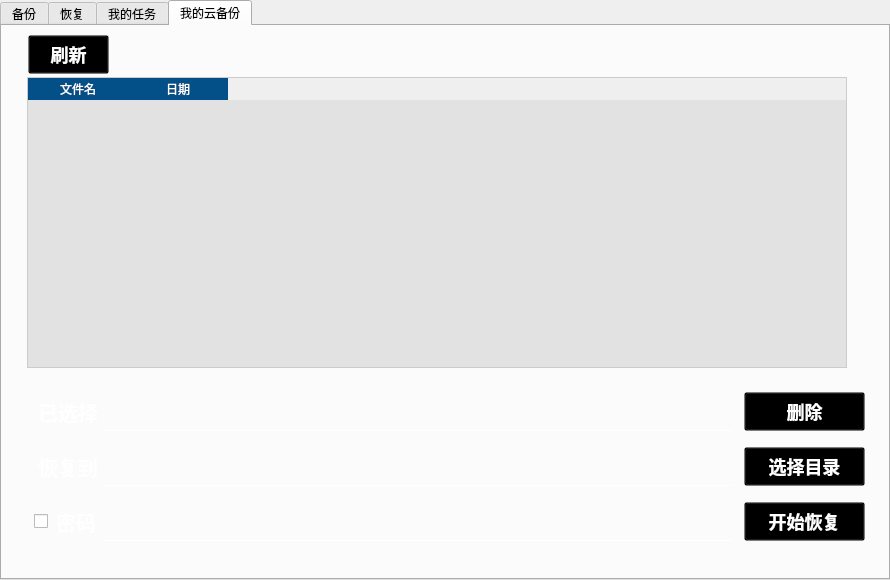
<?xml version="1.0" encoding="UTF-8"?>
<ui version="4.0">
 <class>Widget</class>
 <widget class="QWidget" name="Widget">
  <property name="geometry">
   <rect>
    <x>0</x>
    <y>0</y>
    <width>890</width>
    <height>580</height>
   </rect>
  </property>
  <property name="minimumSize">
   <size>
    <width>890</width>
    <height>580</height>
   </size>
  </property>
  <property name="maximumSize">
   <size>
    <width>890</width>
    <height>580</height>
   </size>
  </property>
  <property name="windowTitle">
   <string>X-backup</string>
  </property>
  <property name="windowIcon">
   <iconset resource="images.qrc">
    <normaloff>:/img/logo.png</normaloff>:/img/logo.png</iconset>
  </property>
  <property name="autoFillBackground">
   <bool>false</bool>
  </property>
  <property name="styleSheet">
   <string notr="true">#Widget
{
border-radius:15px;
}</string>
  </property>
  <widget class="QTabWidget" name="tabWidget">
   <property name="geometry">
    <rect>
     <x>0</x>
     <y>0</y>
     <width>890</width>
     <height>580</height>
    </rect>
   </property>
   <property name="minimumSize">
    <size>
     <width>890</width>
     <height>580</height>
    </size>
   </property>
   <property name="maximumSize">
    <size>
     <width>890</width>
     <height>580</height>
    </size>
   </property>
   <property name="cursor">
    <cursorShape>ArrowCursor</cursorShape>
   </property>
   <property name="styleSheet">
    <string notr="true">QHeaderView::section
{
selection-background:rgb(3, 80, 136);
background:rgb(3, 80, 136);
border:none;
color:white;
font-family:century gothic;
}

QTableWidget
{
gridline-color:white;
}
#tab,#tab_2,#tab_3,#tab_4
{
border-image:url(:/img/main_background.jpeg)
}

#taskTableWidget,#backupFileList,#cloudFileTableWidget
{
color:white;
background:rgba(0,0,0,0.1);
}

#loginPushButton
{
border-radius:18px;
background:transparent;
}

#loginPushButton:hover
{
border-radius:18px;
background:rgba(0,0,0,0.5);
}

#addFileButton,#addFoldButton,#deleteButton,#clearButton,#settingButton,#startButton,#addBackupFileButton,#chooseDirButton,
#startRecoverButton,#deleteTaskButton,#clearTaskButton,#deleteCloudPushButton,#cloudDirPushButton,#cloudRecoverPushButton,
#refreshPushButton
{
color:white;
font-size:18px;
font-weight:bold;
font-family:century gothic;
background:transparent;
}
#addFileButton:hover,#addFoldButton:hover,#deleteButton:hover,#clearButton:hover,#settingButton:hover,#startButton:hover,
#addBackupFileButton:hover,#chooseDirButton:hover,#startRecoverButton:hover,#deleteTaskButton:hover,#clearTaskButton:hover,
#deleteCloudPushButton:hover,#cloudDirPushButton:hover,#cloudRecoverPushButton:hover,#refreshPushButton:hover
{
	background:rgba(0,0,0,0.2);
}
#progressBar,#progressBar_2
{
background:rgba(0,0,0,0.1);
text-align: center;
border: 2px solid grey;
border-radius: 5px;
color:white;
}

QLineEdit#backupFileLineEdit,#desDirLineEdit,#pwdLineEdit,#chooseFileLineEdit,#dirLineEdit,#pwdLineEdit_2
{
	background:transparent;
	border:none;
	color:white;
	border-bottom:1px solid white;
	font-family:times new roman;
	font-size:20px;
	font-weight:bold;
}
QLabel#label,#label_2,#label_11,#label_4,#label_5,#label_6
{
	color:white;
	background:transparent;
	font-family:century gothic;
	font-size:20px;
	font-weight:bold;
}

</string>
   </property>
   <property name="currentIndex">
    <number>3</number>
   </property>
   <property name="iconSize">
    <size>
     <width>20</width>
     <height>20</height>
    </size>
   </property>
   <widget class="QWidget" name="tab">
    <attribute name="icon">
     <iconset resource="images.qrc">
      <normaloff>:/img/backup.png</normaloff>:/img/backup.png</iconset>
    </attribute>
    <attribute name="title">
     <string>备份</string>
    </attribute>
    <widget class="QTableWidget" name="backupFileList">
     <property name="geometry">
      <rect>
       <x>32</x>
       <y>22</y>
       <width>820</width>
       <height>340</height>
      </rect>
     </property>
     <property name="minimumSize">
      <size>
       <width>820</width>
       <height>340</height>
      </size>
     </property>
     <property name="maximumSize">
      <size>
       <width>820</width>
       <height>340</height>
      </size>
     </property>
     <property name="styleSheet">
      <string notr="true"/>
     </property>
     <property name="editTriggers">
      <set>QAbstractItemView::NoEditTriggers</set>
     </property>
     <column>
      <property name="text">
       <string>文件名</string>
      </property>
     </column>
     <column>
      <property name="text">
       <string>路径</string>
      </property>
     </column>
    </widget>
    <widget class="QPushButton" name="startButton">
     <property name="geometry">
      <rect>
       <x>730</x>
       <y>445</y>
       <width>121</width>
       <height>39</height>
      </rect>
     </property>
     <property name="text">
      <string>开始备份</string>
     </property>
     <property name="icon">
      <iconset resource="images.qrc">
       <normaloff>:/img/start.png</normaloff>:/img/start.png</iconset>
     </property>
     <property name="iconSize">
      <size>
       <width>30</width>
       <height>30</height>
      </size>
     </property>
    </widget>
    <widget class="QProgressBar" name="progressBar">
     <property name="geometry">
      <rect>
       <x>47</x>
       <y>448</y>
       <width>651</width>
       <height>35</height>
      </rect>
     </property>
     <property name="value">
      <number>24</number>
     </property>
    </widget>
    <widget class="QWidget" name="layoutWidget">
     <property name="geometry">
      <rect>
       <x>40</x>
       <y>380</y>
       <width>811</width>
       <height>43</height>
      </rect>
     </property>
     <layout class="QHBoxLayout" name="horizontalLayout_3">
      <item>
       <layout class="QHBoxLayout" name="horizontalLayout_2">
        <item>
         <widget class="QPushButton" name="addFileButton">
          <property name="text">
           <string>添加文件</string>
          </property>
          <property name="icon">
           <iconset resource="images.qrc">
            <normaloff>:/img/addFile.png</normaloff>:/img/addFile.png</iconset>
          </property>
          <property name="iconSize">
           <size>
            <width>30</width>
            <height>30</height>
           </size>
          </property>
         </widget>
        </item>
        <item>
         <widget class="QPushButton" name="addFoldButton">
          <property name="text">
           <string>添加文件夹</string>
          </property>
          <property name="icon">
           <iconset resource="images.qrc">
            <normaloff>:/img/addFold.png</normaloff>:/img/addFold.png</iconset>
          </property>
          <property name="iconSize">
           <size>
            <width>30</width>
            <height>30</height>
           </size>
          </property>
         </widget>
        </item>
       </layout>
      </item>
      <item>
       <spacer name="horizontalSpacer">
        <property name="orientation">
         <enum>Qt::Horizontal</enum>
        </property>
        <property name="sizeHint" stdset="0">
         <size>
          <width>40</width>
          <height>20</height>
         </size>
        </property>
       </spacer>
      </item>
      <item>
       <layout class="QHBoxLayout" name="horizontalLayout">
        <item>
         <widget class="QPushButton" name="deleteButton">
          <property name="text">
           <string>删除</string>
          </property>
          <property name="icon">
           <iconset resource="images.qrc">
            <normaloff>:/img/delete.png</normaloff>:/img/delete.png</iconset>
          </property>
          <property name="iconSize">
           <size>
            <width>30</width>
            <height>30</height>
           </size>
          </property>
         </widget>
        </item>
        <item>
         <widget class="QPushButton" name="clearButton">
          <property name="text">
           <string>清空</string>
          </property>
          <property name="icon">
           <iconset resource="images.qrc">
            <normaloff>:/img/clear.png</normaloff>:/img/clear.png</iconset>
          </property>
          <property name="iconSize">
           <size>
            <width>30</width>
            <height>30</height>
           </size>
          </property>
         </widget>
        </item>
        <item>
         <widget class="QPushButton" name="settingButton">
          <property name="text">
           <string>设置</string>
          </property>
          <property name="icon">
           <iconset resource="images.qrc">
            <normaloff>:/img/setting.png</normaloff>:/img/setting.png</iconset>
          </property>
          <property name="iconSize">
           <size>
            <width>30</width>
            <height>30</height>
           </size>
          </property>
         </widget>
        </item>
       </layout>
      </item>
     </layout>
    </widget>
   </widget>
   <widget class="QWidget" name="tab_2">
    <attribute name="icon">
     <iconset resource="images.qrc">
      <normaloff>:/img/recover.png</normaloff>:/img/recover.png</iconset>
    </attribute>
    <attribute name="title">
     <string>恢复</string>
    </attribute>
    <widget class="QLabel" name="label">
     <property name="geometry">
      <rect>
       <x>51</x>
       <y>121</y>
       <width>91</width>
       <height>21</height>
      </rect>
     </property>
     <property name="text">
      <string>备份名</string>
     </property>
     <property name="alignment">
      <set>Qt::AlignRight|Qt::AlignTrailing|Qt::AlignVCenter</set>
     </property>
    </widget>
    <widget class="QLineEdit" name="backupFileLineEdit">
     <property name="enabled">
      <bool>false</bool>
     </property>
     <property name="geometry">
      <rect>
       <x>160</x>
       <y>106</y>
       <width>500</width>
       <height>39</height>
      </rect>
     </property>
    </widget>
    <widget class="QPushButton" name="addBackupFileButton">
     <property name="geometry">
      <rect>
       <x>700</x>
       <y>109</y>
       <width>121</width>
       <height>39</height>
      </rect>
     </property>
     <property name="text">
      <string>浏览文件</string>
     </property>
     <property name="icon">
      <iconset resource="images.qrc">
       <normaloff>:/img/browser.png</normaloff>:/img/browser.png</iconset>
     </property>
     <property name="iconSize">
      <size>
       <width>30</width>
       <height>30</height>
      </size>
     </property>
    </widget>
    <widget class="QLabel" name="label_2">
     <property name="geometry">
      <rect>
       <x>69</x>
       <y>184</y>
       <width>71</width>
       <height>20</height>
      </rect>
     </property>
     <property name="text">
      <string>恢复到</string>
     </property>
     <property name="alignment">
      <set>Qt::AlignRight|Qt::AlignTrailing|Qt::AlignVCenter</set>
     </property>
    </widget>
    <widget class="QLineEdit" name="desDirLineEdit">
     <property name="enabled">
      <bool>false</bool>
     </property>
     <property name="geometry">
      <rect>
       <x>160</x>
       <y>169</y>
       <width>500</width>
       <height>39</height>
      </rect>
     </property>
    </widget>
    <widget class="QPushButton" name="chooseDirButton">
     <property name="geometry">
      <rect>
       <x>700</x>
       <y>172</y>
       <width>121</width>
       <height>39</height>
      </rect>
     </property>
     <property name="text">
      <string>选择目录</string>
     </property>
     <property name="icon">
      <iconset resource="images.qrc">
       <normaloff>:/img/dir.png</normaloff>:/img/dir.png</iconset>
     </property>
     <property name="iconSize">
      <size>
       <width>30</width>
       <height>30</height>
      </size>
     </property>
    </widget>
    <widget class="QLineEdit" name="pwdLineEdit">
     <property name="enabled">
      <bool>false</bool>
     </property>
     <property name="geometry">
      <rect>
       <x>160</x>
       <y>230</y>
       <width>500</width>
       <height>39</height>
      </rect>
     </property>
    </widget>
    <widget class="QPushButton" name="startRecoverButton">
     <property name="geometry">
      <rect>
       <x>700</x>
       <y>297</y>
       <width>121</width>
       <height>39</height>
      </rect>
     </property>
     <property name="text">
      <string>开始恢复</string>
     </property>
     <property name="icon">
      <iconset resource="images.qrc">
       <normaloff>:/img/start.png</normaloff>:/img/start.png</iconset>
     </property>
     <property name="iconSize">
      <size>
       <width>30</width>
       <height>30</height>
      </size>
     </property>
    </widget>
    <widget class="QCheckBox" name="pwdCheckBox">
     <property name="geometry">
      <rect>
       <x>76</x>
       <y>242</y>
       <width>21</width>
       <height>31</height>
      </rect>
     </property>
     <property name="layoutDirection">
      <enum>Qt::LeftToRight</enum>
     </property>
     <property name="text">
      <string/>
     </property>
    </widget>
    <widget class="QProgressBar" name="progressBar_2">
     <property name="geometry">
      <rect>
       <x>160</x>
       <y>300</y>
       <width>500</width>
       <height>35</height>
      </rect>
     </property>
     <property name="value">
      <number>24</number>
     </property>
     <property name="invertedAppearance">
      <bool>false</bool>
     </property>
     <property name="textDirection">
      <enum>QProgressBar::TopToBottom</enum>
     </property>
    </widget>
    <widget class="QLabel" name="label_11">
     <property name="geometry">
      <rect>
       <x>90</x>
       <y>241</y>
       <width>51</width>
       <height>31</height>
      </rect>
     </property>
     <property name="text">
      <string>密码</string>
     </property>
     <property name="alignment">
      <set>Qt::AlignRight|Qt::AlignTrailing|Qt::AlignVCenter</set>
     </property>
    </widget>
   </widget>
   <widget class="QWidget" name="tab_3">
    <attribute name="icon">
     <iconset resource="images.qrc">
      <normaloff>:/img/task.png</normaloff>:/img/task.png</iconset>
    </attribute>
    <attribute name="title">
     <string>我的任务</string>
    </attribute>
    <widget class="QTableWidget" name="taskTableWidget">
     <property name="geometry">
      <rect>
       <x>20</x>
       <y>20</y>
       <width>820</width>
       <height>430</height>
      </rect>
     </property>
     <property name="selectionMode">
      <enum>QAbstractItemView::SingleSelection</enum>
     </property>
     <column>
      <property name="text">
       <string>备份名</string>
      </property>
     </column>
     <column>
      <property name="text">
       <string>备份频率</string>
      </property>
     </column>
     <column>
      <property name="text">
       <string>加密</string>
      </property>
     </column>
     <column>
      <property name="text">
       <string>本地路径</string>
      </property>
     </column>
     <column>
      <property name="text">
       <string>云备份</string>
      </property>
     </column>
    </widget>
    <widget class="QWidget" name="layoutWidget">
     <property name="geometry">
      <rect>
       <x>640</x>
       <y>480</y>
       <width>202</width>
       <height>41</height>
      </rect>
     </property>
     <layout class="QHBoxLayout" name="horizontalLayout_4">
      <item>
       <widget class="QPushButton" name="deleteTaskButton">
        <property name="text">
         <string>删除</string>
        </property>
        <property name="icon">
         <iconset resource="images.qrc">
          <normaloff>:/img/delete.png</normaloff>:/img/delete.png</iconset>
        </property>
        <property name="iconSize">
         <size>
          <width>30</width>
          <height>30</height>
         </size>
        </property>
       </widget>
      </item>
      <item>
       <spacer name="horizontalSpacer_2">
        <property name="orientation">
         <enum>Qt::Horizontal</enum>
        </property>
        <property name="sizeHint" stdset="0">
         <size>
          <width>40</width>
          <height>20</height>
         </size>
        </property>
       </spacer>
      </item>
      <item>
       <widget class="QPushButton" name="clearTaskButton">
        <property name="text">
         <string>清空</string>
        </property>
        <property name="icon">
         <iconset resource="images.qrc">
          <normaloff>:/img/clear.png</normaloff>:/img/clear.png</iconset>
        </property>
        <property name="iconSize">
         <size>
          <width>30</width>
          <height>30</height>
         </size>
        </property>
       </widget>
      </item>
     </layout>
    </widget>
   </widget>
   <widget class="QWidget" name="tab_4">
    <attribute name="icon">
     <iconset resource="images.qrc">
      <normaloff>:/img/cloud.png</normaloff>:/img/cloud.png</iconset>
    </attribute>
    <attribute name="title">
     <string>我的云备份</string>
    </attribute>
    <widget class="QPushButton" name="refreshPushButton">
     <property name="geometry">
      <rect>
       <x>26</x>
       <y>9</y>
       <width>81</width>
       <height>39</height>
      </rect>
     </property>
     <property name="styleSheet">
      <string notr="true"/>
     </property>
     <property name="text">
      <string>刷新</string>
     </property>
     <property name="icon">
      <iconset resource="images.qrc">
       <normaloff>:/img/refresh.png</normaloff>:/img/refresh.png</iconset>
     </property>
     <property name="iconSize">
      <size>
       <width>30</width>
       <height>30</height>
      </size>
     </property>
    </widget>
    <widget class="QTableWidget" name="cloudFileTableWidget">
     <property name="geometry">
      <rect>
       <x>25</x>
       <y>51</y>
       <width>820</width>
       <height>291</height>
      </rect>
     </property>
     <column>
      <property name="text">
       <string>文件名</string>
      </property>
     </column>
     <column>
      <property name="text">
       <string>日期</string>
      </property>
     </column>
    </widget>
    <widget class="QLabel" name="label_4">
     <property name="geometry">
      <rect>
       <x>35</x>
       <y>366</y>
       <width>61</width>
       <height>39</height>
      </rect>
     </property>
     <property name="text">
      <string>已选择</string>
     </property>
     <property name="alignment">
      <set>Qt::AlignRight|Qt::AlignTrailing|Qt::AlignVCenter</set>
     </property>
    </widget>
    <widget class="QLabel" name="label_5">
     <property name="geometry">
      <rect>
       <x>35</x>
       <y>421</y>
       <width>61</width>
       <height>39</height>
      </rect>
     </property>
     <property name="text">
      <string>恢复到</string>
     </property>
     <property name="alignment">
      <set>Qt::AlignRight|Qt::AlignTrailing|Qt::AlignVCenter</set>
     </property>
    </widget>
    <widget class="QCheckBox" name="pwdCheckBox_2">
     <property name="geometry">
      <rect>
       <x>32</x>
       <y>486</y>
       <width>16</width>
       <height>19</height>
      </rect>
     </property>
     <property name="text">
      <string/>
     </property>
    </widget>
    <widget class="QPushButton" name="loginPushButton">
     <property name="geometry">
      <rect>
       <x>805</x>
       <y>11</y>
       <width>36</width>
       <height>36</height>
      </rect>
     </property>
     <property name="cursor">
      <cursorShape>PointingHandCursor</cursorShape>
     </property>
     <property name="text">
      <string/>
     </property>
     <property name="icon">
      <iconset resource="images.qrc">
       <normaloff>:/img/user.png</normaloff>:/img/user.png</iconset>
     </property>
     <property name="iconSize">
      <size>
       <width>36</width>
       <height>36</height>
      </size>
     </property>
    </widget>
    <widget class="QLabel" name="label_6">
     <property name="geometry">
      <rect>
       <x>53</x>
       <y>476</y>
       <width>41</width>
       <height>39</height>
      </rect>
     </property>
     <property name="text">
      <string>密码</string>
     </property>
     <property name="alignment">
      <set>Qt::AlignRight|Qt::AlignTrailing|Qt::AlignVCenter</set>
     </property>
    </widget>
    <widget class="QLineEdit" name="pwdLineEdit_2">
     <property name="enabled">
      <bool>false</bool>
     </property>
     <property name="geometry">
      <rect>
       <x>100</x>
       <y>476</y>
       <width>630</width>
       <height>39</height>
      </rect>
     </property>
    </widget>
    <widget class="QLineEdit" name="chooseFileLineEdit">
     <property name="enabled">
      <bool>false</bool>
     </property>
     <property name="geometry">
      <rect>
       <x>100</x>
       <y>366</y>
       <width>630</width>
       <height>39</height>
      </rect>
     </property>
    </widget>
    <widget class="QPushButton" name="cloudDirPushButton">
     <property name="geometry">
      <rect>
       <x>742</x>
       <y>421</y>
       <width>121</width>
       <height>39</height>
      </rect>
     </property>
     <property name="text">
      <string>选择目录</string>
     </property>
     <property name="icon">
      <iconset resource="images.qrc">
       <normaloff>:/img/dir.png</normaloff>:/img/dir.png</iconset>
     </property>
     <property name="iconSize">
      <size>
       <width>30</width>
       <height>30</height>
      </size>
     </property>
    </widget>
    <widget class="QPushButton" name="cloudRecoverPushButton">
     <property name="geometry">
      <rect>
       <x>742</x>
       <y>476</y>
       <width>121</width>
       <height>39</height>
      </rect>
     </property>
     <property name="text">
      <string>开始恢复</string>
     </property>
     <property name="icon">
      <iconset resource="images.qrc">
       <normaloff>:/img/start.png</normaloff>:/img/start.png</iconset>
     </property>
     <property name="iconSize">
      <size>
       <width>30</width>
       <height>30</height>
      </size>
     </property>
    </widget>
    <widget class="QPushButton" name="deleteCloudPushButton">
     <property name="geometry">
      <rect>
       <x>742</x>
       <y>366</y>
       <width>121</width>
       <height>39</height>
      </rect>
     </property>
     <property name="text">
      <string>删除</string>
     </property>
     <property name="icon">
      <iconset resource="images.qrc">
       <normaloff>:/img/delete.png</normaloff>:/img/delete.png</iconset>
     </property>
     <property name="iconSize">
      <size>
       <width>30</width>
       <height>30</height>
      </size>
     </property>
    </widget>
    <widget class="QLineEdit" name="dirLineEdit">
     <property name="enabled">
      <bool>false</bool>
     </property>
     <property name="geometry">
      <rect>
       <x>100</x>
       <y>421</y>
       <width>630</width>
       <height>39</height>
      </rect>
     </property>
    </widget>
   </widget>
  </widget>
 </widget>
 <layoutdefault spacing="6" margin="11"/>
 <resources>
  <include location="images.qrc"/>
 </resources>
 <connections/>
</ui>
